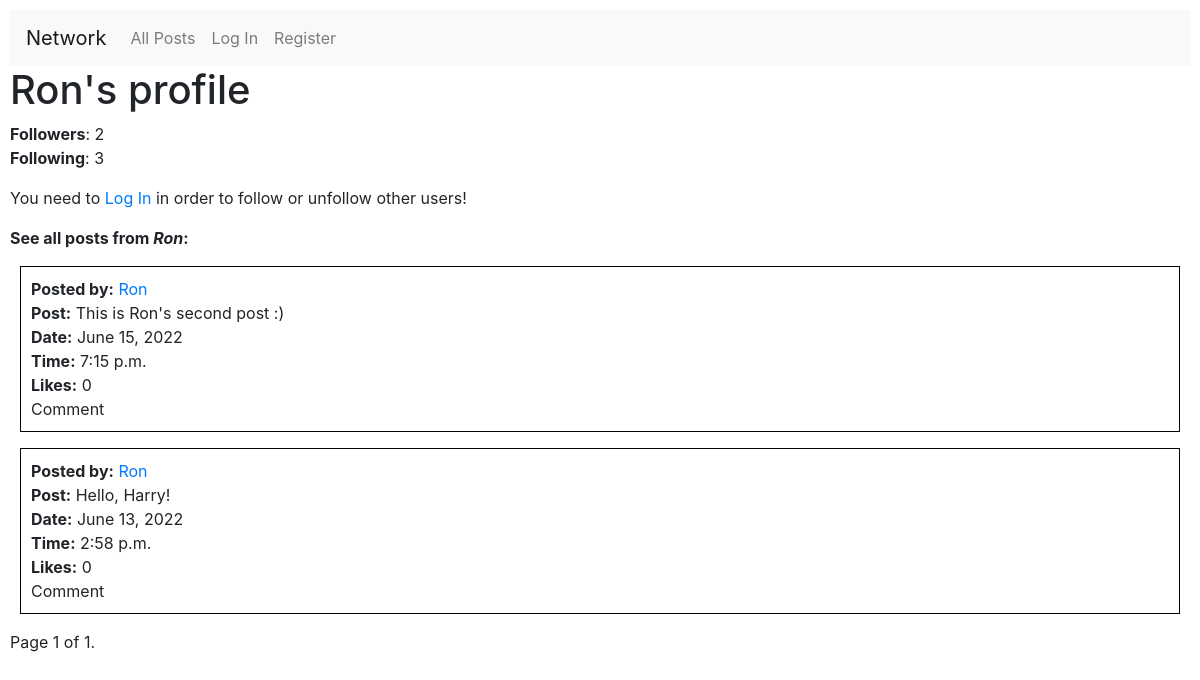
/user/Ron, run on the app's committed database.
### network/models.py (models this page shows, shortened)
class User(AbstractUser):
    pass
    def __str__(self):
        return f"USER NUMBER '{self.id}' is '{self.username}'. LAST CONNEXION: {self.last_login}."

class Post(models.Model):
    userid = models.ForeignKey(User, on_delete=models.CASCADE, related_name="user")
    post = models.TextField(max_length=500)
    datetime = models.DateTimeField(default=datetime.now)
    likes = models.IntegerField(default=0)

### network/views.py (the view)
# urls.py: path("user/<str:username>", views.profile_page, name="profile_page"),
def profile_page(request, username):
    if request.method == "POST":
        if 'follow' in request.POST:
            try:
                user_profiled = User.objects.filter(username=username)
                user_profiled_id = user_profiled.values_list('id', flat=True)
                user_profiled_id = user_profiled_id[0]
                user_posts = Post.objects.filter(userid=user_profiled_id).order_by('-id')
                paginator = Paginator(user_posts, 10) # test Paginator with 10 per page
                page_number = request.GET.get('page')
                page_obj = paginator.get_page(page_number)
                amount_of_followers = Follower.objects.filter(followed=user_profiled_id).count()
                amount_of_following = Follower.objects.filter(follower=user_profiled_id).count()
                user_logged_in = request.user.id
                isfollowing = Follower.objects.filter(followed=user_profiled_id,follower=user_logged_in).count()
                followed = User.objects.filter(id=user_profiled_id)
                followed = followed[0]
                follower = User.objects.filter(id=user_logged_in)
                follower = follower[0]
                follow = Follower(followed=followed,follower=follower)
                follow.save()
                amount_of_followers = Follower.objects.filter(followed=user_profiled_id).count()
                amount_of_following = Follower.objects.filter(follower=user_profiled_id).count()
                isfollowing = Follower.objects.filter(followed=user_profiled_id,follower=user_logged_in).count()
                return render(request, "network/profile.html", {
                            "username": username,
                            "user_profiled": user_profiled,
                            "user_profiled_id": user_profiled_id,
                            "amount_of_followers": amount_of_followers,
                            "amount_of_following": amount_of_following,
                            "user_logged_in": user_logged_in,
                            "isfollowing": isfollowing,
                            "user_posts": user_posts,
                            "post_request": "follow",
                            "page_obj": page_obj
                        })
            except IndexError:
                return render(request, "network/missingprofile.html", {
                            "username": username,
                        })
        elif 'unfollow' in request.POST:
            try:
                user_profiled = User.objects.filter(username=username)
                user_profiled_id = user_profiled.values_list('id', flat=True)
                user_profiled_id = user_profiled_id[0]
                user_posts = Post.objects.filter(userid=user_profiled_id).order_by('-id')
                paginator = Paginator(user_posts, 10) # test Paginator with 10 per page
                page_number = request.GET.get('page')
                page_obj = paginator.get_page(page_number)
                amount_of_followers = Follower.objects.filter(followed=user_profiled_id).count()
                amount_of_following = Follower.objects.filter(follower=user_profiled_id).count()
                user_logged_in = request.user.id
                user_logged_in = int(user_logged_in)
                isfollowing = Follower.objects.filter(followed=user_profiled_id,follower=user_logged_in).count()
                followed = User.objects.filter(id=user_profiled_id)
                followed = followed[0]
                follower = User.objects.filter(id=user_logged_in)
                follower = follower[0]
                follow = Follower.objects.filter(followed=followed,follower=follower)
                follow.delete()
                amount_of_followers = Follower.objects.filter(followed=user_profiled_id).count()
                amount_of_following = Follower.objects.filter(follower=user_profiled_id).count()
                isfollowing = Follower.objects.filter(followed=user_profiled_id,follower=user_logged_in).count()
                return render(request, "network/profile.html", {
                            "username": username,
                            "user_profiled": user_profiled,
                            "user_profiled_id": user_profiled_id,
                            "amount_of_followers": amount_of_followers,
                            "amount_of_following": amount_of_following,
                            "user_logged_in": user_logged_in,
                            "isfollowing": isfollowing,
                            "user_posts": user_posts,
                            "post_request": "unfollow",
                            "page_obj": page_obj
                        })
            except IndexError:
                return render(request, "network/missingprofile.html", {
                            "username": username,
                        })
    else:
        try:
            user_profiled = User.objects.filter(username=username)
            user_profiled_id = user_profiled.values_list('id', flat=True)
            user_profiled_id = user_profiled_id[0]
            user_posts = Post.objects.filter(userid=user_profiled_id).order_by('-id')
            paginator = Paginator(user_posts, 10) # test Paginator with 10 per page
            page_number = request.GET.get('page')
            page_obj = paginator.get_page(page_number)
            amount_of_followers = Follower.objects.filter(followed=user_profiled_id).count()
            amount_of_following = Follower.objects.filter(follower=user_profiled_id).count()
            user_logged_in = request.user.id
            isfollowing = Follower.objects.filter(followed=user_profiled_id,follower=user_logged_in).count()
            return render(request, "network/profile.html", {
                        "username": username,
                        "user_profiled": user_profiled,
                        "user_profiled_id": user_profiled_id,
                        "amount_of_followers": amount_of_followers,
                        "amount_of_following": amount_of_following,
                        "user_logged_in": user_logged_in,
                        "isfollowing": isfollowing,
                        "user_posts": user_posts,
                        "page_obj": page_obj
                    })
        except IndexError:
            return render(request, "network/missingprofile.html", {
                        "username": username,
                    })

### network/templates/network/profile.html (shortened to what this page needs)
{% extends "network/layout.html" %}
{% block body %}
    <h1>{{ username }}'s profile</h1>
    <b>Followers</b>: {{ amount_of_followers }}
    <br>
    <b>Following</b>: {{ amount_of_following }}
    {% if username == user.username %}
        <i>This is your own profile, you cannot follow or unfollow yourself :)</i>
        <p>
        </p>
    {% else %}
        {% if not user_logged_in %}
            You need to <a href="{% url 'login' %}">Log In</a> in order to follow or unfollow other users!
        {% endif %}
    {% endif %}
    <b>See all posts from <i>{{ username }}</i>:</b>
    {% for user_post in page_obj %}
        <div class="subdiv">
            <b>Posted by:</b> <a href="{% url 'profile_page' user_post.userid.username %}">{{ user_post.userid.username }}</a>
            <br>
            <b>Post:</b> {{ user_post.post }}
            <br>
            <b>Date:</b> {{ user_post.datetime.date }}
            <br>
            <b>Time:</b> {{ user_post.datetime.time }}
            <br>
            <b>Likes:</b> {{ user_post.likes }}
            <br>
            Comment
            <br>
        </div>
    {% empty %}
        <i>{{ username }}</i> hasn't published any post, yet.
        <p></p>
    {% endfor %}
    <div class="pagination">
        <span class="step-links">
            <span class="current">
                Page {{ page_obj.number }} of {{ page_obj.paginator.num_pages }}.
            </span>
        </span>
    </div>
{% endblock %}

### network/static/network/styles.css (style rules this page uses)
body { padding: 10px; }
.subdiv { border: black; border-width: 1px; border-style: solid; margin: 10px; padding: 10px; }

### data on the page
User: username "Ron"
Post: userid.username "Ron", post "This is Ron's second post :)", datetime "June 15, 2022", datetime.time "7:15 p.m.", likes "0"
Post: userid.username "Ron", post "Hello, Harry!", datetime "June 13, 2022", datetime.time "2:58 p.m.", likes "0"

### other printed values
{{ amount_of_followers }} "2"
{{ amount_of_following }} "3"
{{ page_obj.number }} "1"
{{ page_obj.paginator.num_pages }} "1"
